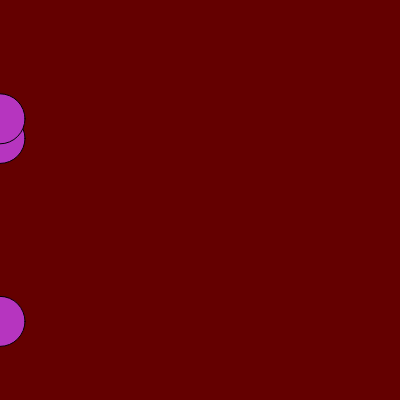
Frame 1 (no input)
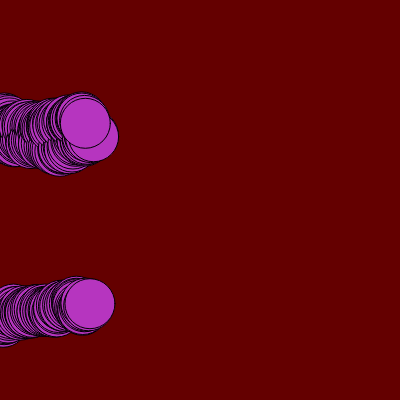
Frame 60 (no input)
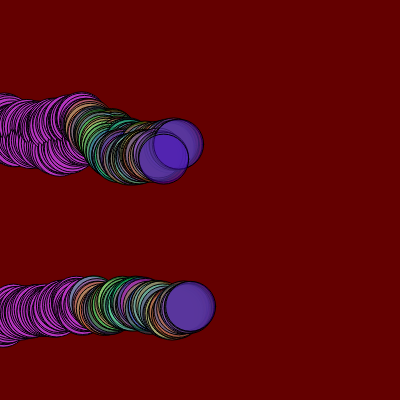
Frame 120 (the mouse pressed at the canvas centre since frame 60)

The p5.js sketch that drew these frames (run headless with seeded random() and noise() and a simulated clock; from frame 60 on, the mouse is pressed at the canvas centre):

// p5.js sketch
// ── sketch.js
let cor;
let circuloX; // horizontal
let circulo; // vertical

function setup() {
  
  createCanvas(400, 400);// widht x height
  background(100,0,0);
  cor = color(random(0,255),random (0, 255), random (0,255));
  circuloX = [0, 0, 0 ];
  circuloY = [random(height),random(height), random(height)];
}


// circuloX = 0, 0, 0
// circuloY = 300, 150, 50

function draw() {
  
  fill(cor);
  
  //console.log(circuloX.lenght);
  for (let contador in circuloX) {
    //console.log(contador);
    circle(circuloX[contador],circuloY[contador],50);
    circuloX[contador] += random(0, 3);
    circuloY[contador] += random(-3,3);
    
    if(circuloX[contador] >= width) {
      circuloX[contador] = 0;
      circuloY[contador] = random(height);
    }
    
  }
  
  if (mouseIsPressed) {
    cor = color(random(0,255),random (0, 255), random (0,255), (0,100));
  }
  
  
}
